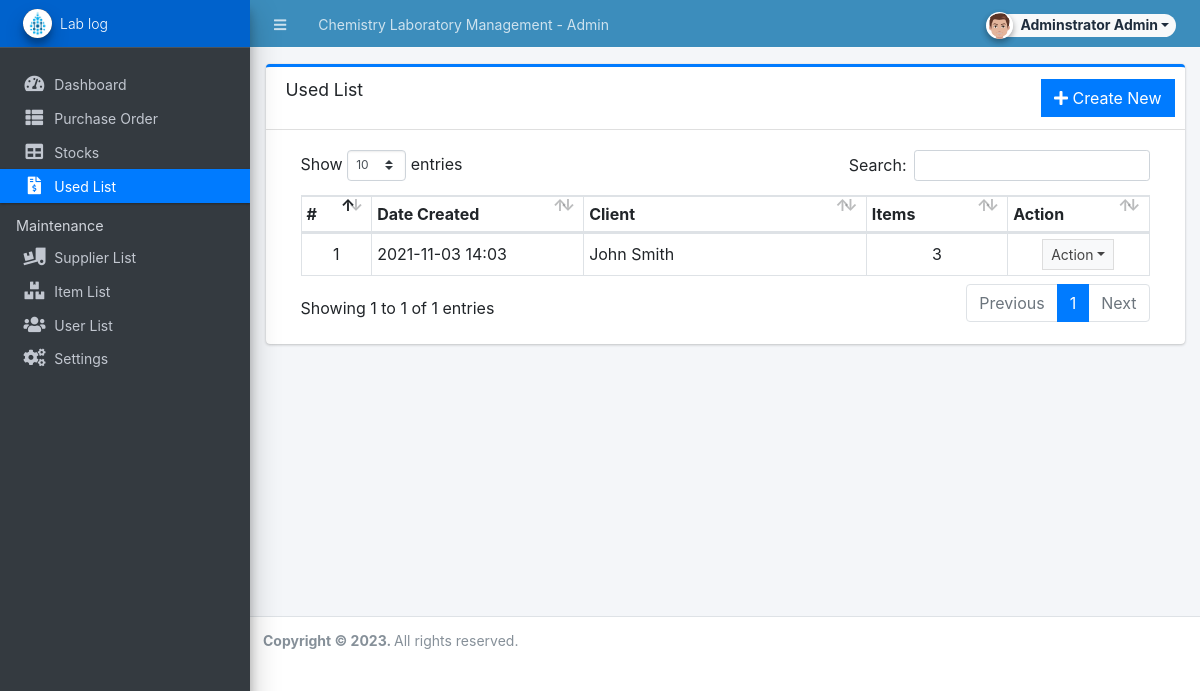
Screenshot of /admin/?page=sales (signed in) with the database file from the repository.
### tables this page shows
CREATE TABLE `sales_list` (
  `id` int(30) NOT NULL,
  `sales_code` varchar(50) NOT NULL,
  `client` text DEFAULT NULL,
  `amount` float NOT NULL DEFAULT 0,
  `remarks` text DEFAULT NULL,
  `stock_ids` text NOT NULL,
  `date_created` datetime NOT NULL DEFAULT current_timestamp(),
  `date_updated` datetime NOT NULL DEFAULT current_timestamp() ON UPDATE current_timestamp()
);

### admin/sales/index.php (the view, shortened to what this page needs)
<div class="card card-outline card-primary">
	<div class="card-header">
		<h3 class="card-title">Used List</h3>
        <div class="card-tools">
			<a href="<?php echo base_url ?>admin/?page=sales/manage_sale" class="btn btn-flat btn-primary"><span class="fas fa-plus"></span>  Create New</a>
		</div>
	</div>
	<div class="card-body">
		<div class="container-fluid">
        <div class="container-fluid">
			<table class="table table-bordered table-stripped">
                    <colgroup>
                        <col width="5%">
                        <col width="15%">
                        <col width="20%">
                        <col width="10%">
                        <col width="10%">
                    </colgroup>
                    <thead>
                        <tr>
                            <th>#</th>
                            <th>Date Created</th>
                            <th>Client</th>
                            <th>Items</th>
                            <th>Action</th>
                        </tr>
                    </thead>
                    <tbody>
                        <?php
                        $i = 1;
                        $qry = $conn->query("SELECT * FROM `sales_list` order by `date_created` desc");
                        while($row = $qry->fetch_assoc()):
                            $row['items'] = count(explode(',',$row['stock_ids']));
                        ?>
                            <tr>
                                <td class="text-center"><?php echo $i++; ?></td>
                                <td><?php echo date("Y-m-d H:i",strtotime($row['date_created'])) ?></td>
                                <td><?php echo $row['client'] ?></td>
                                <td class="text-center"><?php echo number_format($row['items']) ?></td>
                                <td align="center">
                                    <button type="button" class="btn btn-flat btn-default btn-sm dropdown-toggle dropdown-icon" data-toggle="dropdown">
                                            Action
                                    </button>
                                </td>
                            </tr>
                        <?php endwhile; ?>
                    </tbody>
                </table>
		</div>
		</div>
	</div>
</div>

### rows the page displays
sales_list: date_created "2021-11-03 14:03", client "John Smith", items "3"

### other values shown
$_settings->info('name') "Chemistry Laboratory Management"
$_settings->userdata('firstname').' '.$_settings->userdata('lastname') "Adminstrator Admin"
$_settings->info('short_name') "Lab log"
